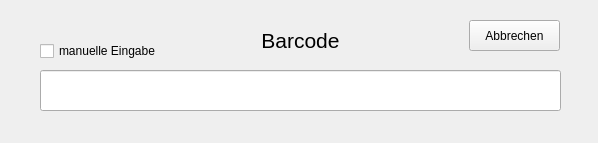
<?xml version="1.0" encoding="UTF-8"?>
<ui version="4.0">
 <class>FrmReadInBarcode</class>
 <widget class="QWidget" name="FrmReadInBarcode">
  <property name="geometry">
   <rect>
    <x>0</x>
    <y>0</y>
    <width>598</width>
    <height>143</height>
   </rect>
  </property>
  <property name="windowTitle">
   <string>Form</string>
  </property>
  <widget class="QCheckBox" name="cbManualInput">
   <property name="geometry">
    <rect>
     <x>40</x>
     <y>40</y>
     <width>151</width>
     <height>22</height>
    </rect>
   </property>
   <property name="font">
    <font>
     <family>Segoe UI</family>
     <pointsize>9</pointsize>
    </font>
   </property>
   <property name="text">
    <string>manuelle Eingabe</string>
   </property>
  </widget>
  <widget class="QLabel" name="label">
   <property name="geometry">
    <rect>
     <x>40</x>
     <y>20</y>
     <width>521</width>
     <height>41</height>
    </rect>
   </property>
   <property name="font">
    <font>
     <family>Segoe UI</family>
     <pointsize>16</pointsize>
    </font>
   </property>
   <property name="text">
    <string>Barcode</string>
   </property>
   <property name="alignment">
    <set>Qt::AlignCenter</set>
   </property>
  </widget>
  <widget class="QLineEdit" name="edtBarcode">
   <property name="geometry">
    <rect>
     <x>40</x>
     <y>70</y>
     <width>521</width>
     <height>41</height>
    </rect>
   </property>
   <property name="font">
    <font>
     <family>Segoe UI</family>
     <pointsize>9</pointsize>
    </font>
   </property>
  </widget>
  <widget class="QPushButton" name="btnAbort">
   <property name="geometry">
    <rect>
     <x>469</x>
     <y>20</y>
     <width>91</width>
     <height>31</height>
    </rect>
   </property>
   <property name="font">
    <font>
     <family>Segoe UI</family>
     <pointsize>9</pointsize>
    </font>
   </property>
   <property name="text">
    <string>Abbrechen</string>
   </property>
  </widget>
 </widget>
 <resources/>
 <connections/>
</ui>
